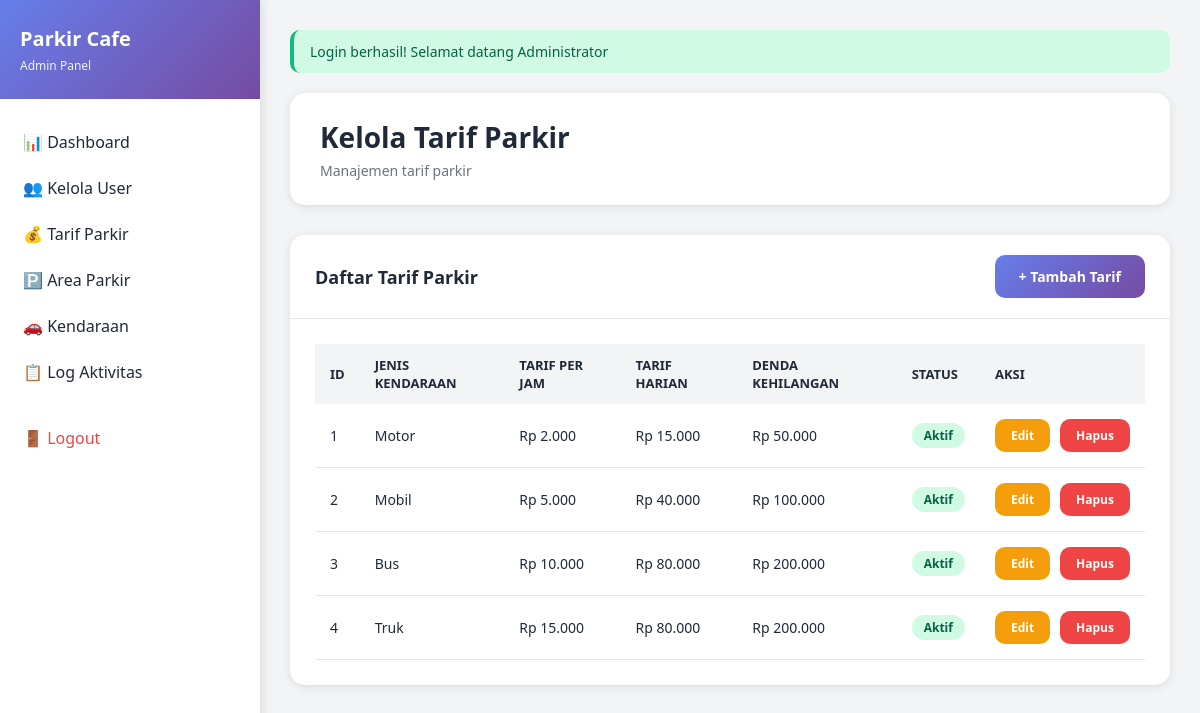
/admin/tarif (signed in), run on the app's committed database.
### tables this page shows
CREATE TABLE `tarif_parkir` (
  `id` int(11) NOT NULL,
  `jenis_kendaraan` enum('motor','mobil','bus','truk') NOT NULL,
  `tarif_per_jam` decimal(10,2) NOT NULL,
  `tarif_harian` decimal(10,2) DEFAULT NULL,
  `denda_kehilangan` decimal(10,2) DEFAULT NULL,
  `keterangan` text DEFAULT NULL,
  `status` enum('aktif','nonaktif') DEFAULT 'aktif',
  `created_at` timestamp NOT NULL DEFAULT current_timestamp(),
  `updated_at` timestamp NOT NULL DEFAULT current_timestamp() ON UPDATE current_timestamp()
);

### controllers/AdminController.php (called while the page is built, shortened)
<?php
class AdminController extends Controller {
    private $tarifModel;
    public function __construct() {
        $this->tarifModel = $this->model('TarifModel');
    }
    public function tarif() {
        $data = [
            'title' => 'Kelola Tarif Parkir',
            'tarif' => $this->tarifModel->getAll(),
            'flash' => $this->getFlash()
        ];
        $this->view('admin/tarif/index', $data);
    }
}

### core/App.php (called while the page is built, shortened)
<?php
class App {
    protected $method = 'login';
    public function __construct() {
        $url = $this->parseURL();
        if (isset($url[0])) {
            $controllerName = ucfirst($url[0]) . 'Controller';
            $controllerPath = __DIR__ . '/../controllers/' . $controllerName . '.php';
            if (file_exists($controllerPath)) {
                unset($url[0]);
            }
        }
        $this->controller = new $this->controller;
        if (isset($url[1])) {
            if (method_exists($this->controller, $url[1])) {
                $this->method = $url[1];
                unset($url[1]);
            }
        }
        $this->params = $url ? array_values($url) : [];
        call_user_func_array([$this->controller, $this->method], $this->params);
    }
    public function parseURL() {
        if (isset($_GET['url'])) {
            $url = rtrim($_GET['url'], '/');
            $url = filter_var($url, FILTER_SANITIZE_URL);
            $url = explode('/', $url);
            return $url;
        }
        return [];
    }
}

### index.php (called while the page is built, shortened)
<?php
$app = new App();

### core/Model.php (called while the page is built, shortened)
<?php
class Model {
    protected $db;
    protected $table;
    public function __construct() {
        $this->db = Database::getInstance()->getConnection();
    }
    public function getAll() {
        $stmt = $this->db->prepare("SELECT * FROM {$this->table}");
        $stmt->execute();
        return $stmt->fetchAll();
    }
}

### config/Database.php (called while the page is built, shortened)
<?php
class Database {
    private static $instance = null;
    private $connection;
    private $host = 'localhost';
    private $dbname = 'parkir_cafe';
    private $username = 'root';
    private $password = '';
    private function __construct() {
        try {
            $this->connection = new PDO(
                "mysql:host={$this->host};dbname={$this->dbname};charset=utf8mb4",
                $this->username,
                $this->password,
                [
                    PDO::ATTR_ERRMODE => PDO::ERRMODE_EXCEPTION,
                    PDO::ATTR_DEFAULT_FETCH_MODE => PDO::FETCH_ASSOC,
                    PDO::ATTR_EMULATE_PREPARES => false
                ]
            );
        } catch (PDOException $e) {
            die("Database connection failed: " . $e->getMessage());
        }
    }
    public static function getInstance() {
        if (self::$instance === null) {
            self::$instance = new self();
        }
        return self::$instance;
    }
    public function getConnection() {
        return $this->connection;
    }
}

### views/admin/tarif/index.php (the view)
<?php require_once __DIR__ . '/../../layouts/header.php'; ?>
<?php if ($flash): ?>
    <div class="alert alert-<?= $flash['type'] ?>">
        <?= $flash['message'] ?>
    </div>
<?php endif; ?>
<div class="page-header">
    <h1>Kelola Tarif Parkir</h1>
    <p>Manajemen tarif parkir</p>
</div>
<div class="card">
    <div class="card-header">
        <h3 class="card-title">Daftar Tarif Parkir</h3>
        <a href="<?= BASE_URL ?>admin/createTarif" class="btn btn-primary">+ Tambah Tarif</a>
    </div>
    <div class="card-body">
        <div class="table-responsive">
            <table>
                <thead>
                    <tr>
                        <th>ID</th>
                        <th>Jenis Kendaraan</th>
                        <th>Tarif per Jam</th>
                        <th>Tarif Harian</th>
                        <th>Denda Kehilangan</th>
                        <th>Status</th>
                        <th>Aksi</th>
                    </tr>
                </thead>
                <tbody>
                    <?php foreach ($tarif as $t): ?>
                    <tr>
                        <td><?= $t['id'] ?></td>
                        <td><?= ucfirst($t['jenis_kendaraan']) ?></td>
                        <td>Rp <?= number_format($t['tarif_per_jam'], 0, ',', '.') ?></td>
                        <td>Rp <?= number_format($t['tarif_harian'], 0, ',', '.') ?></td>
                        <td>Rp <?= number_format($t['denda_kehilangan'], 0, ',', '.') ?></td>
                        <td>
                            <?php if ($t['status'] == 'aktif'): ?>
                                <span class="badge badge-success">Aktif</span>
                            <?php else: ?>
                                <span class="badge badge-danger">Nonaktif</span>
                            <?php endif; ?>
                        </td>
                        <td>
                            <div class="d-flex gap-2">
                                <a href="<?= BASE_URL ?>admin/editTarif/<?= $t['id'] ?>" class="btn btn-sm btn-warning">Edit</a>
                                <a href="<?= BASE_URL ?>admin/deleteTarif/<?= $t['id'] ?>"
                                   class="btn btn-sm btn-danger"
                                   onclick="return confirmDelete()">Hapus</a>
                            </div>
                        </td>
                    </tr>
                    <?php endforeach; ?>
                </tbody>
            </table>
        </div>
    </div>
</div>
<?php require_once __DIR__ . '/../../layouts/footer.php'; ?>

### public/css/style.css (style rules this page uses)
* { margin: 0; padding: 0; box-sizing: border-box; }
:root { --primary: #667eea; --primary-dark: #5568d3; --secondary: #764ba2; --success: #10b981; --danger: #ef4444; --warning: #f59e0b; --info: #3b82f6; --dark: #1f2937; --light: #f3f4f6; --white: #ffffff; --border: #e5e7eb; --shadow: rgba(0, 0, 0, 0.1); --shadow-lg: rgba(0, 0, 0, 0.15); }
body { font-family: 'Segoe UI', Tahoma, Geneva, Verdana, sans-serif; background: linear-gradient(135deg, #667eea 0%, #764ba2 100%); min-height: 100vh; color: var(--dark); }
.btn { display: inline-block; padding: 12px 24px; border: none; border-radius: 10px; font-size: 14px; font-weight: 600; cursor: pointer; transition: all 0.3s ease; text-decoration: none; text-align: center; }
.btn-primary { background: linear-gradient(135deg, var(--primary) 0%, var(--secondary) 100%); color: var(--white); }
.btn-danger { background: var(--danger); color: var(--white); }
.btn-warning { background: var(--warning); color: var(--white); }
.btn-sm { padding: 8px 16px; font-size: 12px; }
.alert { padding: 12px 16px; border-radius: 10px; margin-bottom: 20px; font-size: 14px; animation: slideDown 0.3s ease; }
.alert-success { background: #d1fae5; color: #065f46; border-left: 4px solid var(--success); }
.page-header { background: var(--white); padding: 25px 30px; border-radius: 15px; margin-bottom: 30px; box-shadow: 0 2px 10px var(--shadow); }
.page-header h1 { font-size: 28px; color: var(--dark); margin-bottom: 5px; }
.page-header p { color: #6b7280; font-size: 14px; }
.card { background: var(--white); border-radius: 15px; box-shadow: 0 2px 10px var(--shadow); margin-bottom: 30px; }
.card-header { padding: 20px 25px; border-bottom: 1px solid var(--border); display: flex; justify-content: space-between; align-items: center; }
.card-title { font-size: 18px; font-weight: 600; color: var(--dark); }
.card-body { padding: 25px; }
.table-responsive { overflow-x: auto; }
table { width: 100%; border-collapse: collapse; }
table thead { background: var(--light); }
table th { padding: 12px 15px; text-align: left; font-weight: 600; color: var(--dark); font-size: 13px; text-transform: uppercase; }
table td { padding: 15px; border-bottom: 1px solid var(--border); font-size: 14px; }
.badge { display: inline-block; padding: 4px 12px; border-radius: 20px; font-size: 12px; font-weight: 600; }
.badge-success { background: #d1fae5; color: #065f46; }
.d-flex { display: flex; }
.gap-2 { gap: 10px; }

### data on the page
tarif_parkir: id "1", jenis_kendaraan "Motor", tarif_per_jam "2.000", tarif_harian "15.000", denda_kehilangan "50.000", status "Aktif"
tarif_parkir: id "2", jenis_kendaraan "Mobil", tarif_per_jam "5.000", tarif_harian "40.000", denda_kehilangan "100.000", status "Aktif"
tarif_parkir: id "3", jenis_kendaraan "Bus", tarif_per_jam "10.000", tarif_harian "80.000", denda_kehilangan "200.000", status "Aktif"
tarif_parkir: id "4", jenis_kendaraan "Truk", tarif_per_jam "15.000", tarif_harian "80.000", denda_kehilangan "200.000", status "Aktif"

### other printed values
$_SESSION['role'] "Admin"
$flash['message'] "Login berhasil! Selamat datang Administrator"
